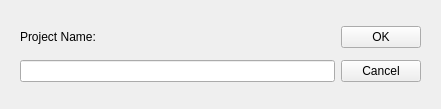
<?xml version="1.0" encoding="UTF-8"?>
<ui version="4.0">
 <class>AddProjectDialog</class>
 <widget class="QDialog" name="AddProjectDialog">
  <property name="geometry">
   <rect>
    <x>0</x>
    <y>0</y>
    <width>441</width>
    <height>109</height>
   </rect>
  </property>
  <property name="windowTitle">
   <string>Add Project</string>
  </property>
  <layout class="QGridLayout" name="gridLayout">
   <property name="leftMargin">
    <number>20</number>
   </property>
   <property name="topMargin">
    <number>20</number>
   </property>
   <property name="rightMargin">
    <number>20</number>
   </property>
   <property name="bottomMargin">
    <number>20</number>
   </property>
   <item row="0" column="0">
    <widget class="QLabel" name="label">
     <property name="text">
      <string>Project Name:</string>
     </property>
    </widget>
   </item>
   <item row="0" column="1">
    <widget class="QPushButton" name="buttonOk">
     <property name="text">
      <string>OK</string>
     </property>
     <property name="autoDefault">
      <bool>false</bool>
     </property>
    </widget>
   </item>
   <item row="1" column="0">
    <widget class="QLineEdit" name="lineEdit"/>
   </item>
   <item row="1" column="1">
    <widget class="QPushButton" name="buttonCancel">
     <property name="text">
      <string>Cancel</string>
     </property>
     <property name="autoDefault">
      <bool>false</bool>
     </property>
    </widget>
   </item>
  </layout>
 </widget>
 <resources/>
 <connections/>
</ui>
